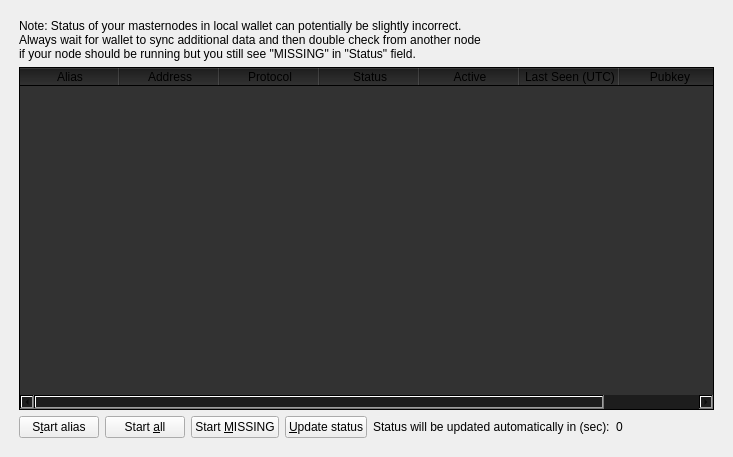
<?xml version="1.0" encoding="UTF-8"?>
<ui version="4.0">
 <class>MasternodeList</class>
 <widget class="QWidget" name="MasternodeList">
  <property name="geometry">
   <rect>
    <x>0</x>
    <y>0</y>
    <width>723</width>
    <height>457</height>
   </rect>
  </property>
  <property name="windowTitle">
   <string>Form</string>
  </property>
  <layout class="QVBoxLayout" name="topLayout">
   <property name="leftMargin">
    <number>10</number>
   </property>
   <property name="topMargin">
    <number>10</number>
   </property>
   <property name="rightMargin">
    <number>10</number>
   </property>
   <property name="bottomMargin">
    <number>10</number>
   </property>
    <item>
     <widget class="QWidget" name="tabMyMasternodes">
      <attribute name="title">
       <string>My Masternodes</string>
      </attribute>
      <layout class="QGridLayout" name="gridLayout_2">
       <item row="0" column="0">
        <layout class="QVBoxLayout" name="verticalLayout_2">
         <property name="bottomMargin">
          <number>0</number>
         </property>
         <item>
          <layout class="QHBoxLayout" name="horizontalLayout_note">
           <property name="bottomMargin">
            <number>0</number>
           </property>
           <item>
            <widget class="QLabel" name="updateNote">
             <property name="text">
              <string>Note: Status of your masternodes in local wallet can potentially be slightly incorrect.&lt;br /&gt;Always wait for wallet to sync additional data and then double check from another node&lt;br /&gt;if your node should be running but you still see &quot;MISSING&quot; in &quot;Status&quot; field.</string>
             </property>
            </widget>
           </item>
          </layout>
         </item>
         <item>
          <widget class="QTableWidget" name="tableWidgetMyMasternodes">
            <property name="styleSheet">
             <string notr="true">background-color: qlineargradient(x1: 0, y1: 0, x0: 2, y0: 1, stop: 0 rgba(29,29,29, 0.9), stop: 1  rgba(126,126,126, 0.2)); color:#000000;</string>
            </property>
           <property name="minimumSize">
            <size>
             <width>695</width>
             <height>0</height>
            </size>
           </property>
           <property name="palette">
            <palette>
             <active>
              <colorrole role="Text">
               <brush brushstyle="SolidPattern">
                <color alpha="255">
                 <red>51</red>
                 <green>51</green>
                 <blue>51</blue>
                </color>
               </brush>
              </colorrole>
             </active>
             <inactive>
              <colorrole role="Text">
               <brush brushstyle="SolidPattern">
                <color alpha="255">
                 <red>51</red>
                 <green>51</green>
                 <blue>51</blue>
                </color>
               </brush>
              </colorrole>
             </inactive>
             <disabled>
              <colorrole role="Text">
               <brush brushstyle="SolidPattern">
                <color alpha="255">
                 <red>85</red>
                 <green>85</green>
                 <blue>85</blue>
                </color>
               </brush>
              </colorrole>
             </disabled>
            </palette>
           </property>
           <property name="editTriggers">
            <set>QAbstractItemView::NoEditTriggers</set>
           </property>
           <property name="alternatingRowColors">
            <bool>true</bool>
           </property>
           <property name="selectionMode">
            <enum>QAbstractItemView::SingleSelection</enum>
           </property>
           <property name="selectionBehavior">
            <enum>QAbstractItemView::SelectRows</enum>
           </property>
           <property name="sortingEnabled">
            <bool>true</bool>
           </property>
           <attribute name="horizontalHeaderStretchLastSection">
            <bool>true</bool>
           </attribute>
           <attribute name="ResizeMode">
            <enum>QHeaderView::Interactive</enum>
           </attribute>
           <column>
            <property name="text">
             <string>Alias</string>
            </property>
           </column>
           <column>
            <property name="text">
             <string>Address</string>
            </property>
           </column>
           <column>
            <property name="text">
             <string>Protocol</string>
            </property>
           </column>
           <column>
            <property name="text">
             <string>Status</string>
            </property>
           </column>
           <column>
            <property name="text">
             <string>Active</string>
            </property>
           </column>
           <column>
            <property name="text">
             <string>Last Seen (UTC)</string>
            </property>
           </column>
           <column>
            <property name="text">
             <string>Pubkey</string>
            </property>
           </column>
          </widget>
         </item>
         <item>
          <layout class="QHBoxLayout" name="horizontalLayout_5">
           <property name="bottomMargin">
            <number>0</number>
           </property>
           <item>
            <widget class="QPushButton" name="startButton">
             <property name="text">
              <string>S&amp;tart alias</string>
             </property>
            </widget>
           </item>
           <item>
            <widget class="QPushButton" name="startAllButton">
             <property name="text">
              <string>Start &amp;all</string>
             </property>
            </widget>
           </item>
           <item>
            <widget class="QPushButton" name="startMissingButton">
             <property name="text">
              <string>Start &amp;MISSING</string>
             </property>
            </widget>
           </item>
           <item>
            <widget class="QPushButton" name="UpdateButton">
             <property name="text">
              <string>&amp;Update status</string>
             </property>
            </widget>
           </item>
           <item>
            <widget class="QLabel" name="autoupdate_label">
             <property name="text">
              <string>Status will be updated automatically in (sec):</string>
             </property>
            </widget>
           </item>
           <item>
            <widget class="QLabel" name="secondsLabel">
             <property name="text">
              <string>0</string>
             </property>
            </widget>
           </item>
           <item>
            <spacer name="horizontalSpacer_5">
             <property name="orientation">
              <enum>Qt::Horizontal</enum>
             </property>
             <property name="sizeHint" stdset="0">
              <size>
               <width>40</width>
               <height>20</height>
              </size>
             </property>
            </spacer>
           </item>
          </layout>
         </item>
        </layout>
       </item>
      </layout>
     </widget>
    </item>
  </layout>
 </widget>
 <resources/>
 <connections/>
</ui>
